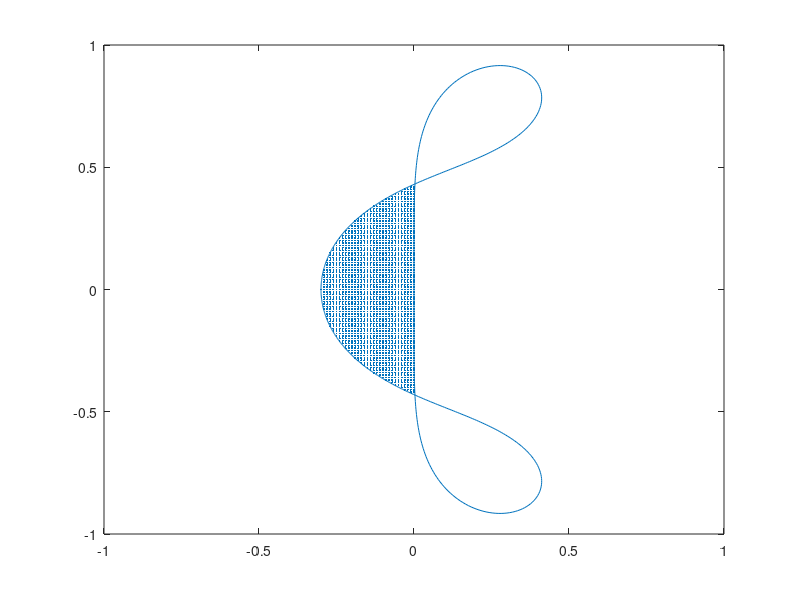

This chart was generated by the following MATLAB code:
B = [ 1, 0, 0, 0; -1/2, 3/2, 0, 0; 5/12, -4/3, 23/12, 0; -3/8, 37/24, -59/24, 55/24 ];
% When producing the first figure, replace the 4:4 to 1:3.
for s = 4:4
    b = B(s,:);
    rho = @(x)(x.^s-x.^(s-1));
    sigma = @(x)(b(1)+b(2)*x+b(3)*(x.^2)+b(4)*(x.^3));
    X = 0:0.01:2*pi;
    Y = rho(exp(1i*X))./sigma(exp(1i*X));
    plot(real(Y),imag(Y));
    xlim([-1,1]);
    ylim([-1,1]);
    hold on
end
% When producing the first figure, the codes below is not necessary.
b = B(4,:);
HX = zeros(201*201, 2);
cnt = 0;
for X = -1:0.01:1
    for Y = -1:0.01:1
        k = X + Y*1i;
        rho = [1, -1, 0, 0, 0];
        sigma = [0, b(4), b(3), b(2), b(1)];
        p = rho - k * sigma;
        if max(abs(roots(p)))<=1
            cnt = cnt + 1;
            HX(cnt,:) = [X, Y];
        end
    end
end
scatter(HX(:,1), HX(:,2), 2, "filled", 'k');